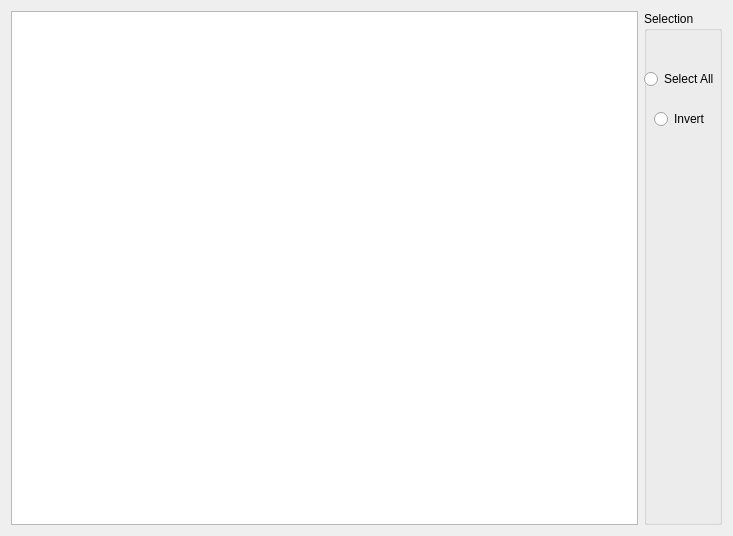
<?xml version="1.0" encoding="UTF-8"?>
<ui version="4.0">
 <class>MainWidget</class>
 <widget class="QWidget" name="MainWidget">
  <property name="geometry">
   <rect>
    <x>0</x>
    <y>0</y>
    <width>733</width>
    <height>536</height>
   </rect>
  </property>
  <property name="windowTitle">
   <string>MainWidget</string>
  </property>
  <layout class="QGridLayout" name="gridLayout">
   <item row="1" column="0">
    <layout class="QVBoxLayout" name="mainVerLayout">
     <item>
      <layout class="QHBoxLayout" name="horizontalLayout_2">
       <item>
        <layout class="QHBoxLayout" name="mainHorLayout"/>
       </item>
      </layout>
     </item>
     <item>
      <layout class="QHBoxLayout" name="horizontalLayout">
       <item>
        <widget class="QTableView" name="tableView"/>
       </item>
       <item>
        <widget class="QGroupBox" name="groupBox">
         <property name="toolTipDuration">
          <number>-1</number>
         </property>
         <property name="layoutDirection">
          <enum>Qt::LeftToRight</enum>
         </property>
         <property name="title">
          <string>Selection</string>
         </property>
         <property name="flat">
          <bool>false</bool>
         </property>
         <widget class="QRadioButton" name="allRadioButton">
          <property name="geometry">
           <rect>
            <x>0</x>
            <y>60</y>
            <width>81</width>
            <height>16</height>
           </rect>
          </property>
          <property name="text">
           <string>Select All </string>
          </property>
          <property name="iconSize">
           <size>
            <width>16</width>
            <height>16</height>
           </size>
          </property>
         </widget>
         <widget class="QRadioButton" name="invertRadioButton">
          <property name="geometry">
           <rect>
            <x>10</x>
            <y>100</y>
            <width>59</width>
            <height>16</height>
           </rect>
          </property>
          <property name="text">
           <string>Invert</string>
          </property>
         </widget>
        </widget>
       </item>
      </layout>
     </item>
    </layout>
   </item>
  </layout>
 </widget>
 <layoutdefault spacing="6" margin="11"/>
 <resources/>
 <connections/>
</ui>
